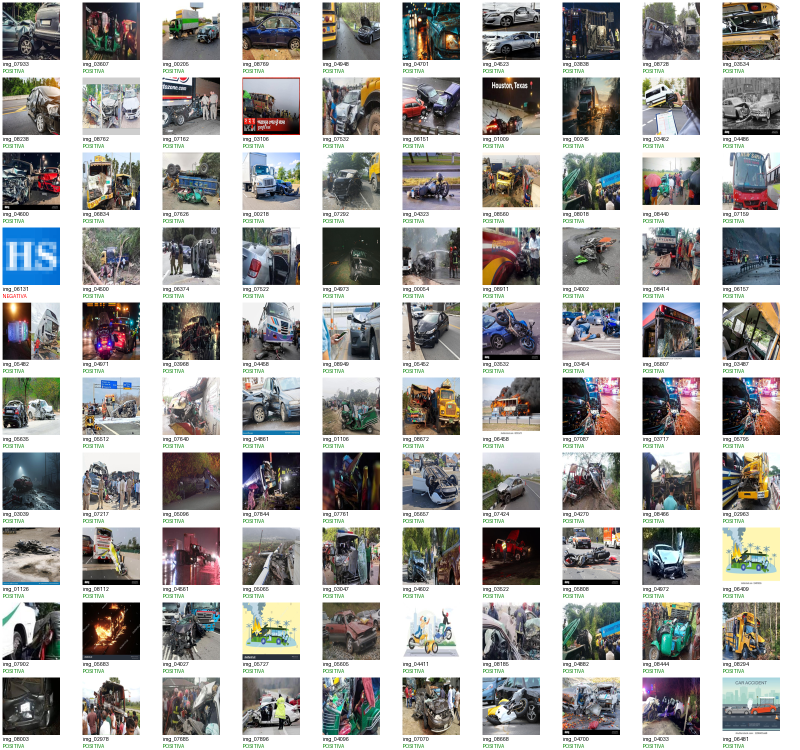
#> input picture computer-vision/results/revisao_treino.png, 1600 x 1500 px, given as the content of the folder aset/processed_clean/Accident_Detection/Dataset/train/images, which was not available (shown at 1/2 size)
$ python review_dataset.py
#> lines starting #> are read from the running program, lines starting #| are printed output that depends on the picture

from pathlib import Path
from PIL import Image, ImageDraw
import random
import math

PROJECT_DIR = Path(__file__).resolve().parents[2]
BASE = PROJECT_DIR / "dataset" / "processed_clean" / "Accident_Detection" / "Dataset"
OUTPUT = PROJECT_DIR / "results" / "revisao_treino.png"

IMAGES = BASE / "train" / "images"
LABELS = BASE / "train" / "labels"

random.seed(42)

files = list(IMAGES.glob("*"))
sample = random.sample(files, min(100, len(files)))

columns = 10
cell_width = 160
cell_height = 150
rows = math.ceil(len(sample) / columns)

sheet = Image.new(
    "RGB",
    (columns * cell_width, rows * cell_height),
    "white"
)
#> sheet: PIL image 1600x150 RGB; every value is 255

draw = ImageDraw.Draw(sheet)

for index, image_path in enumerate(sample):
    try:
        image = Image.open(image_path).convert("RGB")
#> image is the input picture: PIL image 1600x1500 RGB; mean R, G, B 174.2, 173.6, 171.8
        image.thumbnail((150, 115))
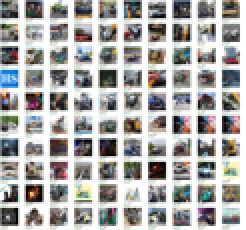
#> image: PIL image 123x115 RGB (shown 2 times larger); mean R, G, B 173.4, 172.8, 171

        label_path = LABELS / f"{image_path.stem}.txt"
        status = "POSITIVA" if label_path.exists() and label_path.stat().st_size > 0 else "NEGATIVA"

        x = (index % columns) * cell_width
        y = (index // columns) * cell_height

        sheet.paste(image, (x + 5, y + 5))
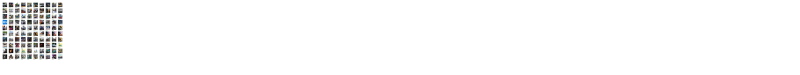
#> sheet: PIL image 1600x150 RGB (shown at 1/2 size); mean R, G, B 250.2, 250.2, 250
        draw.text((x + 5, y + 122), image_path.stem[:18], fill="black")
        draw.text((x + 5, y + 136), status, fill="green" if status == "POSITIVA" else "red")

    except Exception as error:
        print(f"Erro em {image_path.name}: {error}")

OUTPUT.parent.mkdir(parents=True, exist_ok=True)
sheet.save(OUTPUT)
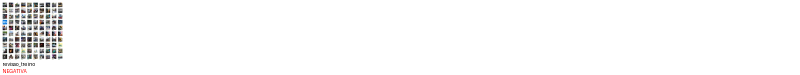
#> saved as revisao_treino.png: PIL image 1600x150 RGB (shown at 1/2 size); mean R, G, B 250, 249.9, 249.8

print(f"Amostra criada: {OUTPUT}")
print(f"Imagens analisadas: {len(sample)}")
